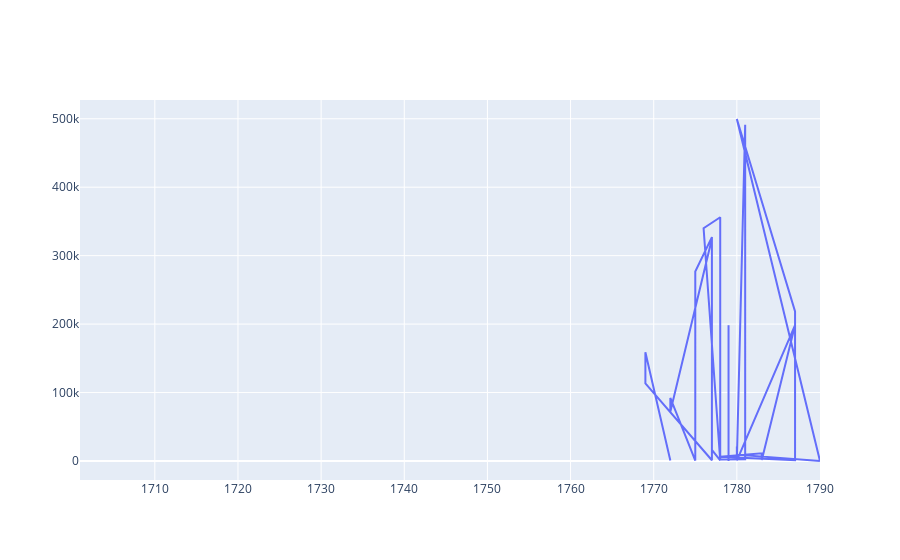

Here is the notebook cell this chart was saved with:
### Code cell
import plotly.graph_objects as go
fig = go.Figure([go.Scatter(x=opium_rows[''], y=opium_rows['carValueGuldens'])])
fig.show()

### Figure 1 — Plotly figure (JSON) as saved in the notebook; plotly's stock layout.template omitted (floating-point values rounded to 4 significant figures; data arrays with more than 128 entries replaced by an {"elided": "..."} marker saying what was removed)
{"data": [{"type": "scatter", "x": {"elided": "234 int values"}, "y": {"elided": "234 int values"}}], "layout": {}}
